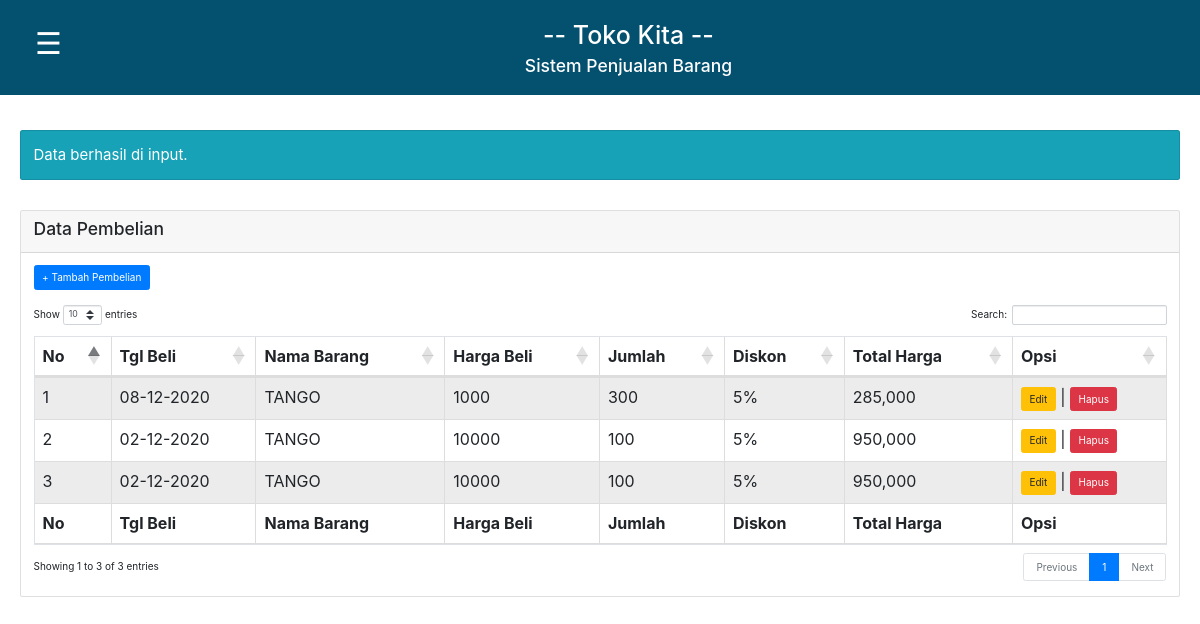
/index.php?pesan=input, run on the app's committed database.
### tables this page shows
CREATE TABLE `barang_beli` (
  `id` int(4) NOT NULL,
  `tanggal_beli` date NOT NULL,
  `nama_barang` varchar(60) NOT NULL,
  `harga_beli` int(12) NOT NULL,
  `jumlah` int(12) NOT NULL,
  `diskon` int(4) NOT NULL,
  `total_harga` int(12) NOT NULL
);

### index.php (the view, shortened to what this page needs)
<html>
<head>
<link rel="stylesheet" type="text/css" href="style.css">
	<link rel="stylesheet" type="text/css" href="assets/css/bootstrap.css">
	<link rel="stylesheet" type="text/css" href="https://cdnjs.cloudflare.com/ajax/libs/twitter-bootstrap/4.5.2/css/bootstrap.css">
	<link rel="stylesheet" type="text/css" href="https://cdn.datatables.net/1.10.22/css/dataTables.bootstrap4.min.css">
</head>
<body>
<div class="judul">
<button class="openbtn" onclick="openNav()">&#9776;</button>
<h1>-- Toko Kita --</h1>
<br>
<h3>Sistem Penjualan Barang</h3>
</div>
<div class="main" id="main">
	<br/>
	<div class="card text-white bg-info" style="font-size: 15px;">
        <div class="card-body">
            <?php
            if(isset($_GET['pesan'])){
            $pesan = $_GET['pesan'];
            if($pesan == "input"){
            echo "Data berhasil di input.";
            }else if($pesan == "update"){
            echo "Data berhasil di update.";
            }else if($pesan == "hapus"){
            echo "Data berhasil di hapus.";
            }
            }
            ?>
        </div>
    </div>
    <br><br>
	<div class="card">
		<div class="card-header">
			<h3> Data Pembelian </h3>
		</div>
		<div class="card-body">
			<a class="btn btn-primary" href="input_beli.php">+ Tambah Pembelian</a>
			<br><br>
			<table border="1" id="example" class="table table-striped table-bordered" cellspacing="0" width="100%">
				<thead>
				<tr>
					<th>No</th>
					<th>Tgl Beli</th>
					<th>Nama Barang</th>
					<th>Harga Beli</th>
					<th>Jumlah</th>
					<th>Diskon</th>
					<th>Total Harga</th>
					<th>Opsi</th>
				</tr>
				</thead>
			<?php
			include "koneksi.php";
			$query_mysql = mysqli_query($conn, "SELECT * FROM barang_beli ORDER BY id DESC")or die(mysql_error());
			$nomor = 1;
			while($data = mysqli_fetch_array($query_mysql)){
			?>
				<tr>
					<td><?php echo $nomor++; ?></td>
					<td><?php echo date("d-m-Y", strtotime($data['tanggal_beli'])); ?></td>
					<td><?php echo $data['nama_barang']; ?></td>
					<td><?php echo $data['harga_beli']; ?></td>
					<td><?php echo $data['jumlah']; ?></td>
					<td><?php echo $data['diskon']."%"; ?></td>
					<td><?php echo number_format($data['total_harga']); ?></td>
					<td>
					<a class="btn btn-warning" href="edit_beli.php?id=<?php echo $data['id']; ?>">Edit</a> |
					<a class="btn btn-danger" href="hapus_beli.php?id=<?php echo $data['id']; ?>" onclick="return confirm('Anda Yakin Akan Menghapus')">Hapus</a>
					</td>
				</tr>
			<?php } ?>
			<tfoot>
				<tr>
					<th>No</th>
					<th>Tgl Beli</th>
					<th>Nama Barang</th>
					<th>Harga Beli</th>
					<th>Jumlah</th>
					<th>Diskon</th>
					<th>Total Harga</th>
					<th>Opsi</th>
				</tr>
			</tfoot>
			</table>
		</div>
	</div>
</div>
</body>
</html>

### style.css (style rules this page uses)
body { font-family: 'roboto'; color: #000000; }
.judul { background: #03506f; padding: 20px; text-align: center; }
.judul h1 { height: 15px; color: #ffffff; }
.judul h3 { height: 15px; color: #ffffff; }
.openbtn { font-size: 30px; cursor: pointer; background-color: #03506f; color: white; padding: 1px 15px; border: none; text-align: start; float: left; }
#main { transition: margin-left .5s; padding: 20px; }

### data on the page
barang_beli: tanggal_beli "08-12-2020", nama_barang "TANGO", harga_beli "1000", jumlah "300", diskon "5", total_harga "285,000"
barang_beli: tanggal_beli "02-12-2020", nama_barang "TANGO", harga_beli "10000", jumlah "100", diskon "5", total_harga "950,000"
barang_beli: tanggal_beli "02-12-2020", nama_barang "TANGO", harga_beli "10000", jumlah "100", diskon "5", total_harga "950,000"
